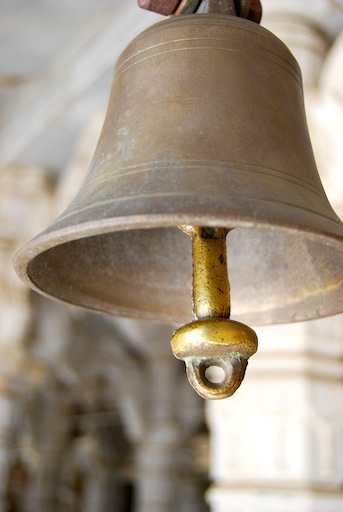
#> input picture assignment2/A2_resources/bell.jpg, 343 x 512 px
$ jupyter execute q4.ipynb
#> lines starting #> are read from the running program, lines starting #| are printed output that depends on the picture
# Question-4

## Part-1

[cell 1]
import numpy as np
import matplotlib.pyplot as plt
import cv2

[cell 2]
def convolution2d(img, fil, s=1, padding=True):
    img = img.astype(np.float64)
    fil_size = fil.shape[0]
    if padding:
        pad_size = fil_size//2
        img = np.pad(img,((pad_size,pad_size)),mode='constant')

    h,w = img.shape[0],img.shape[1]

    rows = (h - fil_size)//s +1
    cols = (w - fil_size)//s +1
    out = np.zeros((rows,cols))


    for i in range(rows):
        for j in range(cols):
            curr = img[i:i+fil_size,j:j+fil_size]
            out[i,j] = np.sum(np.multiply(curr,fil))

    out = np.clip(out,0,255)
    return out.astype(np.uint8)

[cell 3]
def highboost_filtering(img,s=3,w=2):
    fil = np.ones((s,s))
    fil  = -1*fil
    fil[s//2,s//2] = w + s*s - 1

    o = np.zeros(img.shape)
    for i in range(3):
        o[:,:,i] = convolution2d(img[:,:,i],fil)

    return o.astype(np.uint8)

[cell 4]
img = cv2.imread('../A2_resources/bell.jpg')
#> img is the input picture: shape (512, 343, 3); mean B, G, R 129.7, 145.6, 158.7
out = highboost_filtering(img,3,1)
#> the loop in highboost_filtering, `for i in range(3):` made 3 passes
#> pass 1, in convolution2d, `img = img.astype(np.float64)`:
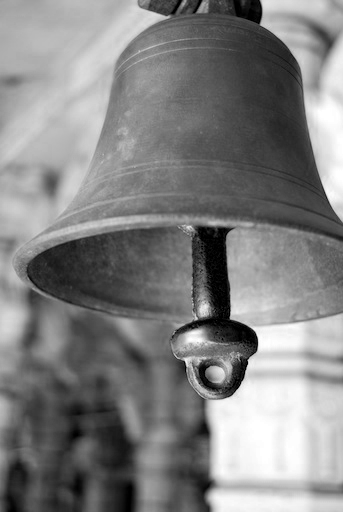
#> img: shape (512, 343) float64; min 0, max 255, mean 129.7
#> pass 1, in convolution2d, `img = np.pad(img,((pad_size,pad_size)),mode='constant')`:
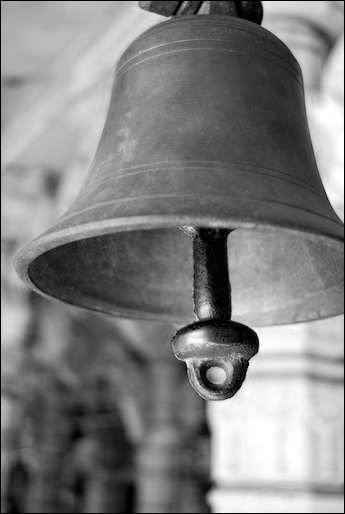
#> img: shape (514, 345) float64; min 0, max 255, mean 128.5
#> pass 2, in convolution2d (call 2), `img = img.astype(np.float64)`:
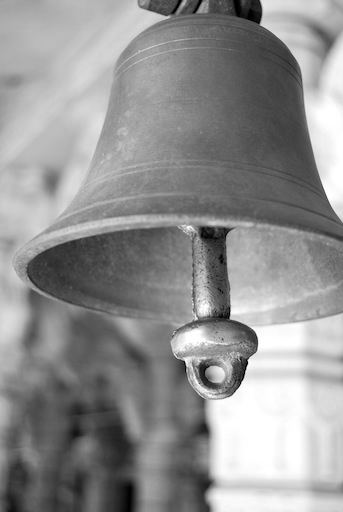
#> img: shape (512, 343) float64; min 0, max 255, mean 145.6
#> pass 2, in convolution2d (call 2), `img = np.pad(img,((pad_size,pad_size)),mode='constant')`:
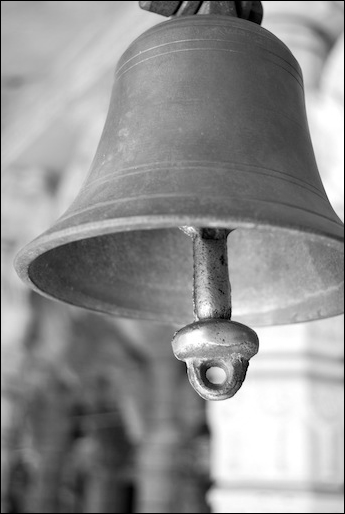
#> img: shape (514, 345) float64; min 0, max 255, mean 144.1
#> after the loop in highboost_filtering, `for i in range(3):`:
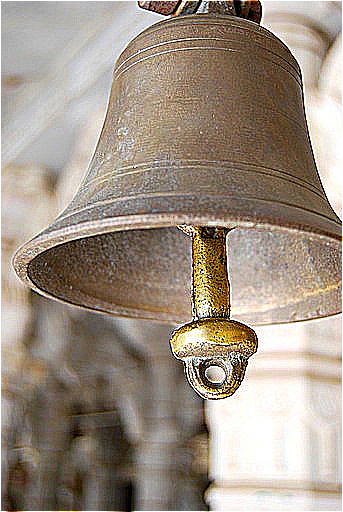
#> o: shape (512, 343, 3) float64; mean B, G, R 131.4, 146.3, 158.8

img_rgb = cv2.cvtColor(img,cv2.COLOR_BGR2RGB)
out_rgb = cv2.cvtColor(out,cv2.COLOR_BGR2RGB)
fig = plt.figure()
fig.set_size_inches(10, 10)
fig.add_subplot(121)
plt.imshow(img_rgb)
plt.subplot(1,2,2)
plt.imshow(out_rgb)
plt.show()

When the weight factor is zero we get the *high pass component of the image(edges)*. When we increase the weight component, the image starts to get added to the highpass component. At w = 1 the results are perfect. We can see the edges clearly and the image is clear as well. From w = 3, the brightness of the image dominates and we won't be clearly see the output.

## Part-2

[cell 5]
img = cv2.imread('../A2_resources/gt_sky.png')
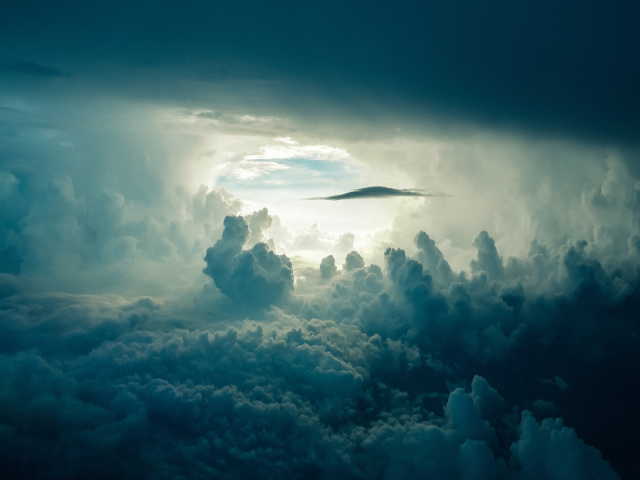
#> input picture assignment2/A2_resources/gt_sky.png, 640 x 480 px
#> img is the input picture: shape (480, 640, 3); mean B, G, R 102.2, 96.6, 58.7
out = highboost_filtering(img,3,1)
#> call 2 of highboost_filtering, with s = 3, w = 1
#> the loop in highboost_filtering (call 2), `for i in range(3):` made 3 passes
#> pass 1, in convolution2d (call 4), `img = img.astype(np.float64)`:
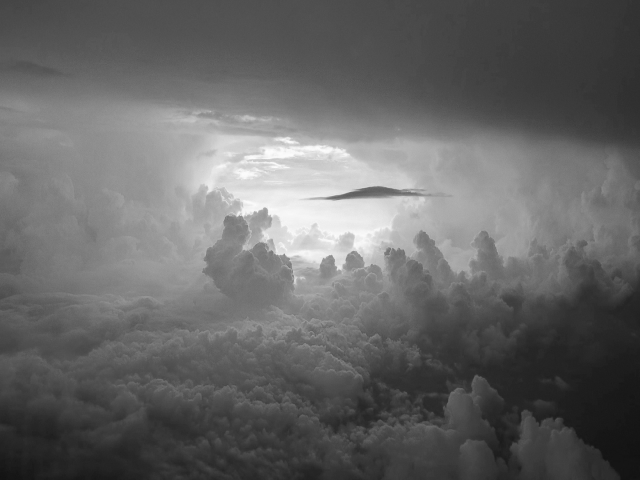
#> img: shape (480, 640) float64; min 17, max 253, mean 102.2
#> pass 2, in convolution2d (call 5), `img = img.astype(np.float64)`:
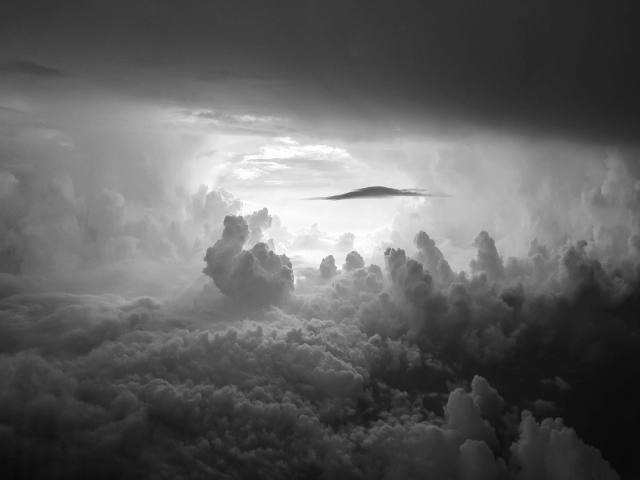
#> img: shape (480, 640) float64; min 8, max 255, mean 96.6
#> after the loop in highboost_filtering (call 2), `for i in range(3):`:
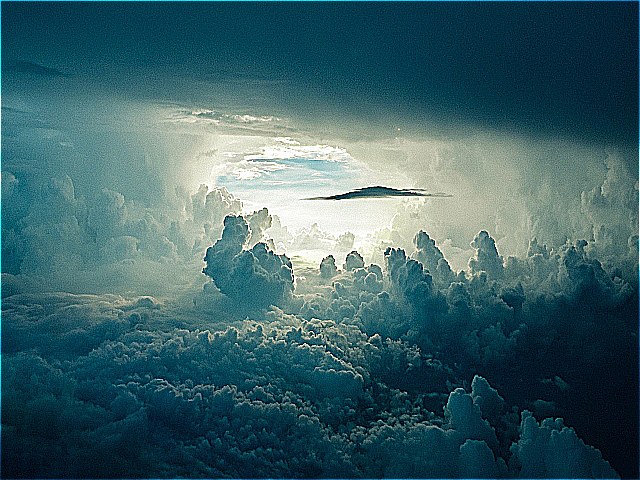
#> o: shape (480, 640, 3) float64; mean B, G, R 103, 97.2, 60

img_rgb = cv2.cvtColor(img,cv2.COLOR_BGR2RGB)
#> img_rgb: shape (480, 640, 3)
out_rgb = cv2.cvtColor(out,cv2.COLOR_BGR2RGB)
#> out_rgb: shape (480, 640, 3)
fig = plt.figure()
fig.set_size_inches(10, 10)
fig.add_subplot(121)
plt.imshow(img_rgb)
plt.subplot(1,2,2)
plt.imshow(out_rgb)
plt.show()
